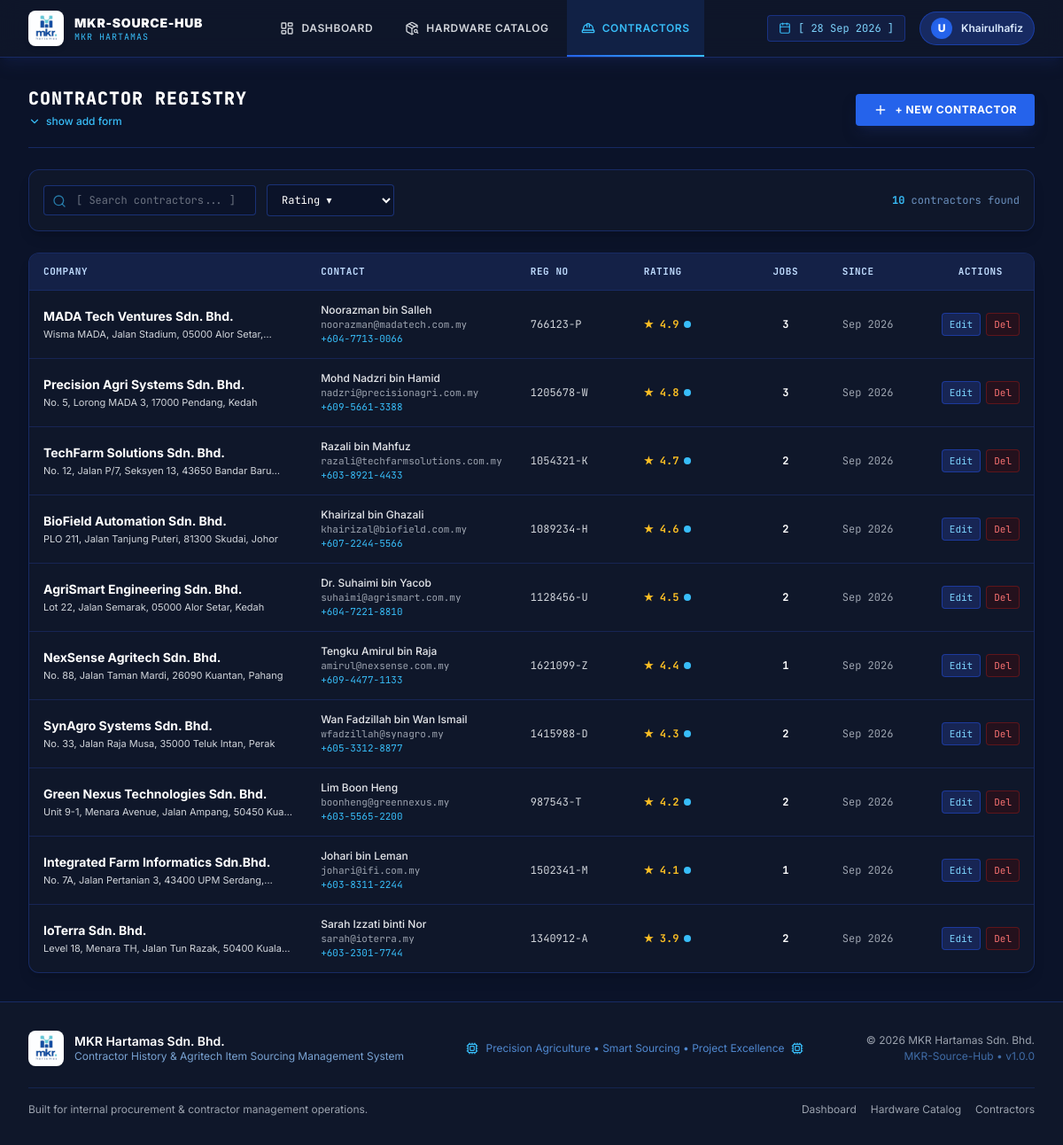
Page /contractors.php on the committed database.
### tables this page shows
CREATE TABLE IF NOT EXISTS `contractors` (
    `id`                 INT UNSIGNED    NOT NULL AUTO_INCREMENT,
    `company_name`       VARCHAR(200)    NOT NULL,
    `registration_no`    VARCHAR(100)    NOT NULL UNIQUE,
    `contact_person`     VARCHAR(150)    NOT NULL,
    `email`              VARCHAR(191)    NOT NULL,
    `phone_number`       VARCHAR(30)     NOT NULL,
    `address`            TEXT            NOT NULL,
    `performance_rating` DECIMAL(3,1)    NOT NULL DEFAULT 0.0 COMMENT 'Rating out of 5.0',
    `created_at`         TIMESTAMP       NOT NULL DEFAULT CURRENT_TIMESTAMP,
    `updated_at`         TIMESTAMP       NOT NULL DEFAULT CURRENT_TIMESTAMP ON UPDATE CURRENT_TIMESTAMP,
    PRIMARY KEY (`id`)
);

### controllers/ContractorController.php (called while the page is built, shortened)
<?php
class ContractorController
{
    private PDO $pdo;
    public function __construct(PDO $pdo)
    {
        $this->pdo = $pdo;
    }
    public function getFilteredContractors(string $search, float $minRating): array
    {
        $params = [];
        $sql = '
            SELECT c.*, COUNT(cp.`id`) AS `linked_jobs`
            FROM `contractors` c
            LEFT JOIN `contractor_projects` cp ON cp.`contractor_id` = c.`id`
        ';
        $sql .= ' GROUP BY c.`id` ORDER BY c.`performance_rating` DESC, c.`id` DESC';
        $stmt = $this->pdo->prepare($sql);
        $stmt->execute($params);
        return $stmt->fetchAll();
    }
}

### contractors.php (the view, shortened to what this page needs)
<?php
require_once __DIR__ . '/config/database.php';
require_once __DIR__ . '/controllers/ContractorController.php';
$controller = new ContractorController($pdo);
$controller->handleRequest();
$search    = trim($_GET['q'] ?? '');
$minRating = (float) ($_GET['min_rating'] ?? 0.0);
$contractors           = $controller->getFilteredContractors($search, $minRating);
$totalContractorsCount = count($contractors);
function e(string $val): string {
    return htmlspecialchars($val, ENT_QUOTES | ENT_SUBSTITUTE, 'UTF-8');
}
require_once __DIR__ . '/includes/header.php';
?>
<div class="max-w-7xl mx-auto px-4 sm:px-6 lg:px-8 py-8 space-y-6">
    <div class="flex flex-col sm:flex-row sm:items-center sm:justify-between gap-4 border-b border-blue-900/60 pb-4">
        <div>
            <h1 class="text-xl font-extrabold text-white uppercase tracking-wider font-mono">
                CONTRACTOR REGISTRY
            </h1>
            <button id="toggle-form-btn" type="button" class="inline-flex items-center gap-1.5 text-xs text-sky-400 hover:text-sky-300 font-medium mt-1 transition-colors">
                <i data-lucide="chevron-down" class="w-3.5 h-3.5" id="form-chevron"></i>
                <span id="form-toggle-text">show add form</span>
            </button>
        </div>
        <button id="open-add-btn" type="button"
                class="inline-flex items-center gap-2 bg-blue-600 hover:bg-blue-500 text-white font-bold text-xs uppercase tracking-wider px-5 py-2.5 rounded shadow-lg shadow-blue-950/50 transition-all">
            <i data-lucide="plus" class="w-4 h-4"></i>
            + NEW CONTRACTOR
        </button>
    </div>
    <div class="bg-[#0f172a] border border-blue-900/60 rounded-xl p-4 shadow-lg">
        <form method="GET" action="contractors.php" class="flex flex-col md:flex-row items-center justify-between gap-4">
            <div class="flex flex-wrap items-center gap-3 w-full md:w-auto flex-1">
                <div class="relative min-w-[240px] flex-1 md:flex-initial">
                    <input type="text" name="q" value="<?= e($search) ?>" placeholder="[ Search contractors... ]"
                           class="w-full bg-[#0b1329] border border-blue-900/80 rounded px-3 py-2 pl-9 text-xs text-white placeholder-gray-500 focus:outline-none focus:border-sky-400 font-mono">
                    <i data-lucide="search" class="w-4 h-4 text-sky-400/60 absolute left-2.5 top-2.5"></i>
                </div>
                <select name="min_rating" onchange="this.form.submit()"
                        class="bg-[#0b1329] border border-blue-900/80 rounded px-3 py-2 text-xs text-white focus:outline-none focus:border-sky-400 font-mono">
                    <option value="">Rating ▾</option>
                </select>
            </div>
            <div class="text-xs text-blue-300/70 font-mono flex-shrink-0">
                <span class="text-sky-400 font-bold"><?= $totalContractorsCount ?></span> contractors found
            </div>
        </form>
    </div>
    <div class="bg-[#0f172a] border border-blue-900/60 rounded-xl overflow-hidden shadow-lg">
        <div class="overflow-x-auto">
            <table class="w-full text-left border-collapse">
                <thead>
                    <tr class="bg-blue-950/70 text-blue-200 text-[11px] font-mono font-bold uppercase tracking-wider border-b border-blue-900/60">
                        <th class="py-3 px-4">COMPANY</th>
                        <th class="py-3 px-4">CONTACT</th>
                        <th class="py-3 px-4 w-32">REG NO</th>
                        <th class="py-3 px-4 w-32">RATING</th>
                        <th class="py-3 px-4 w-24 text-center">JOBS</th>
                        <th class="py-3 px-4 w-28">SINCE</th>
                        <th class="py-3 px-4 w-28 text-center">ACTIONS</th>
                    </tr>
                </thead>
                <tbody class="divide-y divide-blue-950 text-xs">
                    <?php if (empty($contractors)): ?>
                    <tr>
                        <td colspan="7" class="py-8 text-center text-gray-500 font-mono">
                            No contractors found matching your filter criteria.
                        </td>
                    </tr>
                    <?php else: ?>
                    <?php foreach ($contractors as $con):
                        $rating = (float)$con['performance_rating'];
                        $createdDate = date('M Y', strtotime($con['created_at']));
                    ?>
                    <tr class="hover:bg-blue-950/40 transition-colors">
                        <td class="py-3.5 px-4">
                            <div class="font-bold text-white text-sm">
                                <?= e($con['company_name']) ?>
                            </div>
                            <div class="text-[11px] text-gray-300 mt-0.5 line-clamp-1">
                                <?= e($con['address']) ?>
                            </div>
                        </td>
                        <td class="py-3.5 px-4">
                            <div class="font-medium text-gray-200">
                                <?= e($con['contact_person']) ?>
                            </div>
                            <div class="text-[11px] text-gray-400 font-mono">
                                <?= e($con['email']) ?>
                            </div>
                            <div class="text-[11px] text-sky-400 font-mono">
                                <?= e($con['phone_number']) ?>
                            </div>
                        </td>
                        <td class="py-3.5 px-4 font-mono text-gray-300">
                            <?= e($con['registration_no']) ?>
                        </td>
                        <td class="py-3.5 px-4">
                            <div class="flex items-center gap-1.5 font-mono">
                                <span class="flex items-center text-amber-400 text-xs font-bold">
                                    ★ <?= number_format($rating, 1) ?>
                                </span>
                                <span class="inline-block w-2 h-2 rounded-full bg-sky-400" title="Active"></span>
                            </div>
                        </td>
                        <td class="py-3.5 px-4 text-center font-mono font-bold text-white">
                            <?= (int)$con['linked_jobs'] ?>
                        </td>
                        <td class="py-3.5 px-4 font-mono text-gray-400">
                            <?= e($createdDate) ?>
                        </td>
                        <td class="py-3.5 px-4 text-center">
                            <div class="flex items-center justify-center gap-1.5">
                                <button type="button"
                                        onclick="editContractor(<?= htmlspecialchars(json_encode($con), ENT_QUOTES, 'UTF-8') ?>)"
                                        class="px-2 py-1 bg-blue-950 hover:bg-blue-900 text-sky-300 border border-blue-800/80 rounded text-[11px] font-mono">
                                    Edit
                                </button>
                                <form method="POST" action="contractors.php" onsubmit="return confirm('Delete this contractor?');" class="inline">
                                    <button type="submit" class="px-2 py-1 bg-red-950/40 hover:bg-red-900/60 text-red-400 border border-red-800/50 rounded text-[11px] font-mono">
                                        Del
                                    </button>
                                </form>
                            </div>
                        </td>
                    </tr>
                    <?php endforeach; ?>
                    <?php endif; ?>
                </tbody>
            </table>
        </div>
    </div>
</div>
<?php require_once __DIR__ . '/includes/footer.php'; ?>

### includes/header.php (shortened to what this page needs)
<?php
$currentPage = basename($_SERVER['PHP_SELF'] ?? '');
?>
<!DOCTYPE html>
<html lang="en" class="h-full">
<head>
    <script src="https://cdn.tailwindcss.com"></script>
    <link rel="stylesheet" href="assets/css/style.css" />
</head>
<body class="bg-[#0b1329] text-gray-100 flex flex-col min-h-screen">
    <header class="sticky top-0 z-50 bg-[#0f172a]/95 backdrop-blur-md border-b border-blue-900/60 shadow-lg shadow-blue-950/40">
        <div class="max-w-7xl mx-auto px-4 sm:px-6 lg:px-8">
            <div class="flex items-center justify-between h-16 gap-4">
                <a href="index.php" class="flex items-center gap-3 group flex-shrink-0">
                    <div class="h-10 flex items-center gap-3">
                        <img src="assets/picture/logo mkr.jpg" alt="MKR Hartamas Logo" class="h-10 w-auto rounded-lg object-contain shadow-md group-hover:opacity-90 transition-opacity" />
                        <div class="leading-tight">
                            <span class="block text-sm font-black tracking-wider text-white uppercase group-hover:text-sky-300 transition-colors">
                                MKR-SOURCE-HUB
                            </span>
                            <span class="block text-[10px] text-sky-400 font-mono tracking-widest uppercase">
                                MKR HARTAMAS
                            </span>
                        </div>
                    </div>
                </a>
                <nav class="hidden md:flex items-center gap-1 h-full" aria-label="Main navigation">
                    <?php
                    $navItems = [
                        ['href' => 'index.php',       'label' => 'DASHBOARD',         'icon' => 'layout-dashboard'],
                        ['href' => 'sourcing.php',    'label' => 'HARDWARE CATALOG',  'icon' => 'package-search'],
                        ['href' => 'contractors.php', 'label' => 'CONTRACTORS',       'icon' => 'hard-hat'],
                    ];
                    foreach ($navItems as $item):
                        $isActive = ($currentPage === $item['href']);
                        $activeClasses = $isActive ? 'nav-link-active font-bold' : 'text-gray-300 hover:text-white hover:bg-blue-900/40';
                    ?>
                    <a href="<?= htmlspecialchars($item['href'], ENT_QUOTES, 'UTF-8') ?>"
                       class="flex items-center gap-2 px-4 h-full text-xs font-semibold tracking-wider transition-colors duration-150 <?= $activeClasses ?>">
                        <i data-lucide="<?= htmlspecialchars($item['icon'], ENT_QUOTES, 'UTF-8') ?>" class="w-4 h-4"></i>
                        <span><?= htmlspecialchars($item['label'], ENT_QUOTES, 'UTF-8') ?></span>
                    </a>
                    <?php endforeach; ?>
                </nav>
                <div class="flex items-center gap-4 flex-shrink-0">
                    <div class="hidden lg:flex items-center gap-2 px-3 py-1.5 bg-blue-950/60 border border-blue-800/60 rounded text-xs font-mono text-sky-300">
                        <i data-lucide="calendar" class="w-3.5 h-3.5 text-sky-400"></i>
                        <span>[ <?= date('d M Y') ?> ]</span>
                    </div>
                    <div class="flex items-center gap-2.5 bg-blue-900/60 border border-blue-700/60 rounded-full px-3 py-1.5 cursor-default" title="Muhammad Khairulhafiz (Procurement Staff)">
                        <div class="flex items-center justify-center w-6 h-6 rounded-full bg-blue-600 text-white font-extrabold text-xs shadow-inner">
                            U
                        </div>
                        <span class="hidden sm:inline text-xs font-semibold text-blue-100">
                            Khairulhafiz
                        </span>
                    </div>
                </div>
            </div>
        </div>
    </header>
    <main class="flex-1">

### includes/footer.php (shortened to what this page needs)
    <footer class="bg-[#0f172a] border-t border-blue-900/60 mt-auto">
        <div class="max-w-7xl mx-auto px-4 sm:px-6 lg:px-8 py-8">
            <div class="flex flex-col md:flex-row items-center justify-between gap-4">
                <div class="flex items-center gap-3">
                    <img src="assets/picture/logo mkr.jpg" alt="MKR Hartamas Logo" class="w-10 h-10 object-contain rounded-lg shadow-sm" />
                    <div>
                        <p class="text-sm font-semibold text-white leading-tight">MKR Hartamas Sdn. Bhd.</p>
                        <p class="text-xs text-blue-300/80 leading-tight">Contractor History &amp; Agritech Item Sourcing Management System</p>
                    </div>
                </div>
                <div class="hidden lg:flex items-center gap-2 text-xs text-blue-400/80">
                    <i data-lucide="cpu" class="w-3.5 h-3.5 text-sky-400"></i>
                    <span>Precision Agriculture &bull; Smart Sourcing &bull; Project Excellence</span>
                    <i data-lucide="cpu" class="w-3.5 h-3.5 text-sky-400"></i>
                </div>
                <div class="text-right">
                    <p class="text-xs text-gray-400">&copy; <?= date('Y') ?> MKR Hartamas Sdn. Bhd.</p>
                    <p class="text-xs text-blue-400/60 mt-0.5">MKR-Source-Hub &bull; v1.0.0</p>
                </div>
            </div>
            <div class="border-t border-blue-900/40 mt-6 pt-4 flex flex-col sm:flex-row items-center justify-between gap-2">
                <p class="text-xs text-gray-400">
                    Built for internal procurement &amp; contractor management operations.
                </p>
                <div class="flex items-center gap-4">
                    <a href="index.php"         class="text-xs text-gray-400 hover:text-sky-400 transition-colors duration-150">Dashboard</a>
                    <a href="sourcing.php"       class="text-xs text-gray-400 hover:text-sky-400 transition-colors duration-150">Hardware Catalog</a>
                    <a href="contractors.php"    class="text-xs text-gray-400 hover:text-sky-400 transition-colors duration-150">Contractors</a>
                </div>
            </div>
        </div>
    </footer>
</body>
</html>

### assets/css/style.css (style rules this page uses)
:root { --mkr-blue-dark: #0f172a; --mkr-blue-royal: #1d4ed8; --mkr-blue-primary: #2563eb; --mkr-blue-light: #3b82f6; --mkr-cyan: #38bdf8; --mkr-cyan-dark: #0284c7; }
body { font-family: 'Inter', ui-sans-serif, system-ui, sans-serif; background-color: #0b1329; color: #f8fafc; }
.font-mono { font-family: 'JetBrains Mono', ui-monospace, monospace; }
.nav-link-active { position: relative; color: #38bdf8 !important; background-color: rgba(37, 99, 235, 0.15) !important; }
.nav-link-active::after { content: ''; position: absolute; bottom: 0; left: 0; right: 0; height: 2.5px; background: linear-gradient(90deg, #2563eb, #38bdf8); }

### rows in the picture
contractors: company_name "MADA Tech Ventures Sdn. Bhd.", address "Wisma MADA, Jalan Stadium, 05000 Alor…", contact_person "Noorazman bin Salleh", email "noorazman@madatech.com.my", phone_number "+604-7713-0066", registration_no "766123-P", performance_rating "4.9", linked_jobs "3", created_at "Sep 2026"
contractors: company_name "Precision Agri Systems Sdn. Bhd.", address "No. 5, Lorong MADA 3, 17000 Pendang, Kedah", contact_person "Mohd Nadzri bin Hamid", email "nadzri@precisionagri.com.my", phone_number "+609-5661-3388", registration_no "1205678-W", performance_rating "4.8", linked_jobs "3", created_at "Sep 2026"
contractors: company_name "TechFarm Solutions Sdn. Bhd.", address "No. 12, Jalan P/7, Seksyen 13, 43650 Bandar…", contact_person "Razali bin Mahfuz", email "razali@techfarmsolutions.com.my", phone_number "+603-8921-4433", registration_no "1054321-K", performance_rating "4.7", linked_jobs "2", created_at "Sep 2026"
contractors: company_name "BioField Automation Sdn. Bhd.", address "PLO 211, Jalan Tanjung Puteri, 81300 Skudai, Johor", contact_person "Khairizal bin Ghazali", email "khairizal@biofield.com.my", phone_number "+607-2244-5566", registration_no "1089234-H", performance_rating "4.6", linked_jobs "2", created_at "Sep 2026"
contractors: company_name "AgriSmart Engineering Sdn. Bhd.", address "Lot 22, Jalan Semarak, 05000 Alor Setar, Kedah", contact_person "Dr. Suhaimi bin Yacob", email "suhaimi@agrismart.com.my", phone_number "+604-7221-8810", registration_no "1128456-U", performance_rating "4.5", linked_jobs "2", created_at "Sep 2026"
contractors: company_name "NexSense Agritech Sdn. Bhd.", address "No. 88, Jalan Taman Mardi, 26090 Kuantan, Pahang", contact_person "Tengku Amirul bin Raja", email "amirul@nexsense.com.my", phone_number "+609-4477-1133", registration_no "1621099-Z", performance_rating "4.4", linked_jobs "1", created_at "Sep 2026"
contractors: company_name "SynAgro Systems Sdn. Bhd.", address "No. 33, Jalan Raja Musa, 35000 Teluk Intan, Perak", contact_person "Wan Fadzillah bin Wan Ismail", email "wfadzillah@synagro.my", phone_number "+605-3312-8877", registration_no "1415988-D", performance_rating "4.3", linked_jobs "2", created_at "Sep 2026"
contractors: company_name "Green Nexus Technologies Sdn. Bhd.", address "Unit 9-1, Menara Avenue, Jalan Ampang, 50450…", contact_person "Lim Boon Heng", email "boonheng@greennexus.my", phone_number "+603-5565-2200", registration_no "987543-T", performance_rating "4.2", linked_jobs "2", created_at "Sep 2026"
contractors: company_name "Integrated Farm Informatics Sdn.Bhd.", address "No. 7A, Jalan Pertanian 3, 43400 UPM…", contact_person "Johari bin Leman", email "johari@ifi.com.my", phone_number "+603-8311-2244", registration_no "1502341-M", performance_rating "4.1", linked_jobs "1", created_at "Sep 2026"
contractors: company_name "IoTerra Sdn. Bhd.", address "Level 18, Menara TH, Jalan Tun Razak, 50400…", contact_person "Sarah Izzati binti Nor", email "sarah@ioterra.my", phone_number "+603-2301-7744", registration_no "1340912-A", performance_rating "3.9", linked_jobs "2", created_at "Sep 2026"

### other values in the picture
$item['label'] "DASHBOARD"
$item['label'] "HARDWARE CATALOG"
$item['label'] "CONTRACTORS"
$totalContractorsCount "10"
